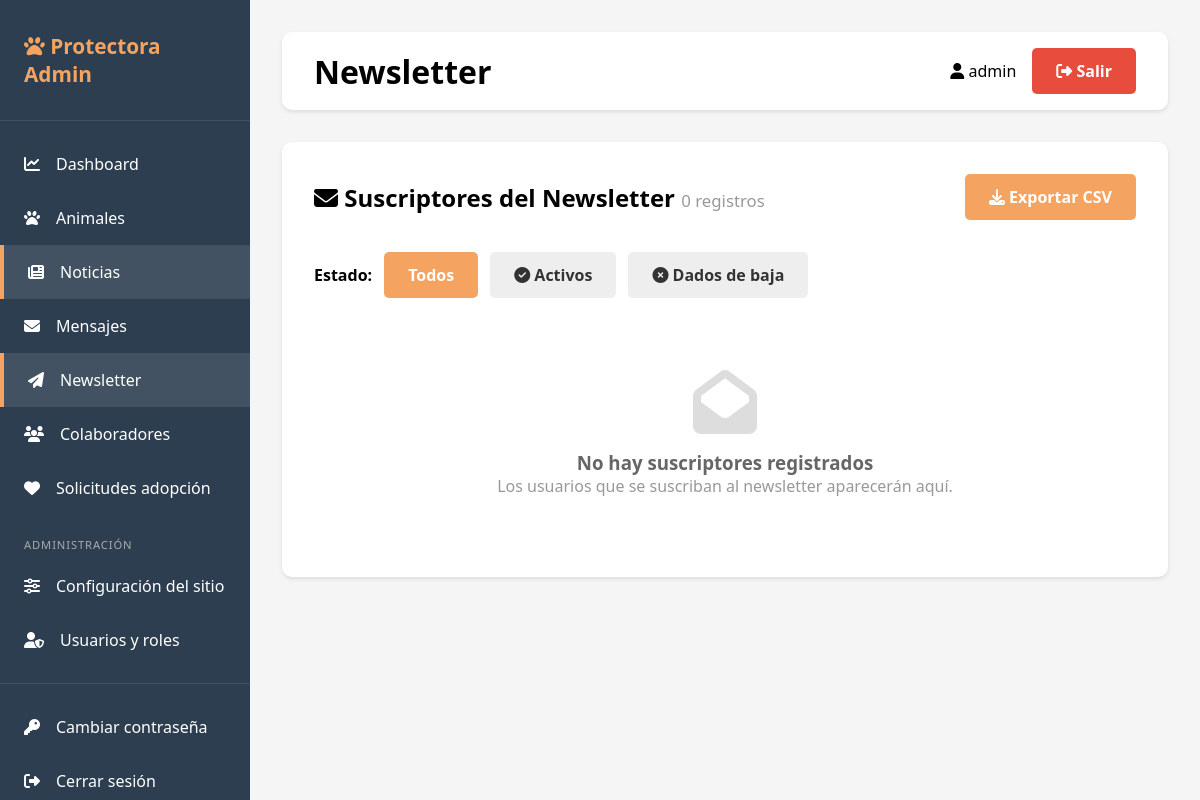
The app's page /admin/newsletter (signed in), older data.
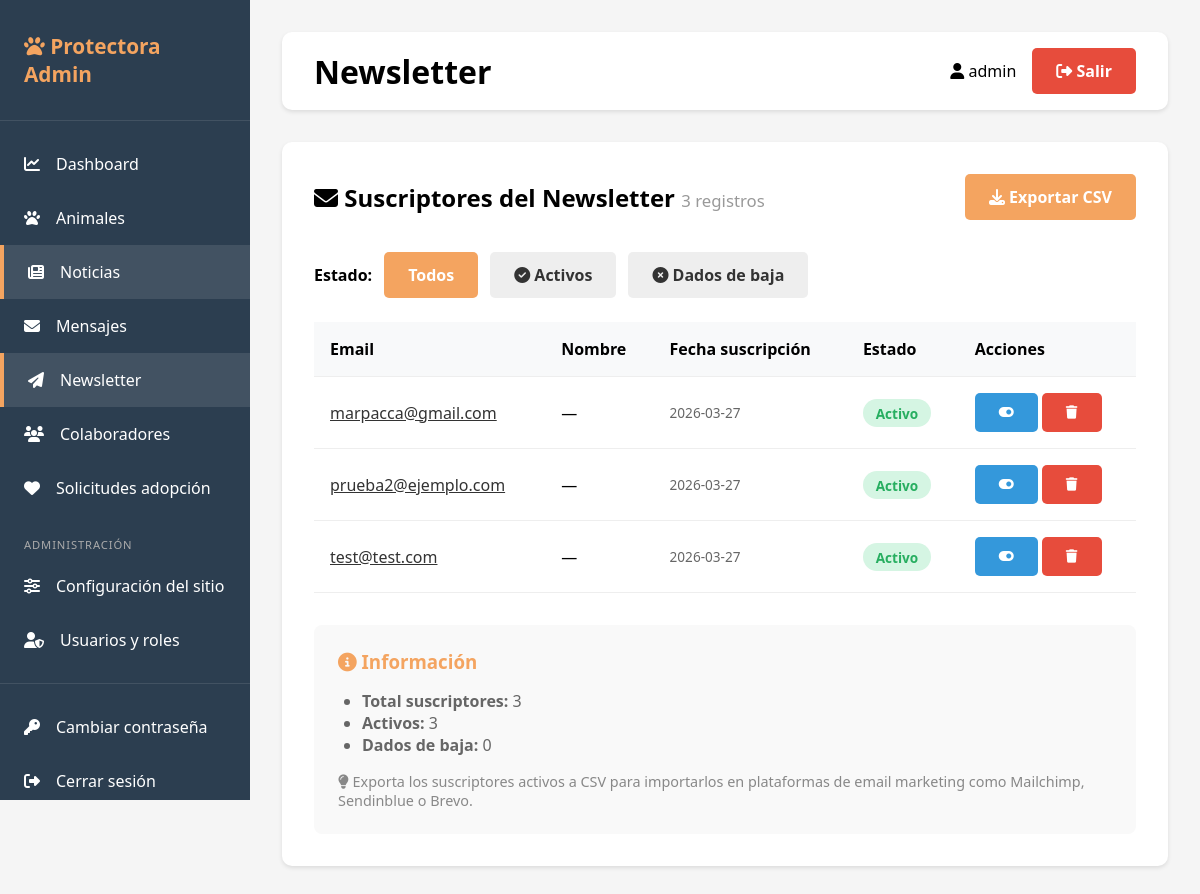
The same page, newer data.
### tables this page shows
CREATE TABLE newsletter_subscribers (
                id INTEGER PRIMARY KEY AUTOINCREMENT,
                email TEXT NOT NULL UNIQUE,
                name TEXT,
                subscribed_at TIMESTAMP DEFAULT CURRENT_TIMESTAMP,
                is_active BOOLEAN DEFAULT 1,
                unsubscribe_token TEXT
            );

### app.py (the view)
@app.route('/admin/newsletter')
@login_required
def list_newsletter_subscribers():
    db = get_db()
    active_filter = request.args.get('active')
    query = 'SELECT * FROM newsletter_subscribers'
    params = []
    if active_filter == '1':
        query += ' WHERE is_active = ' + ('TRUE' if USE_POSTGRES else '1')
    elif active_filter == '0':
        query += ' WHERE is_active = ' + ('FALSE' if USE_POSTGRES else '0')
    query += ' ORDER BY subscribed_at DESC'
    subscribers = db.execute(query, params).fetchall()
    return render_template('newsletter.html', subscribers=subscribers, active_filter=active_filter)

### app.py (called while the page is built)
def generate_csrf_token():
    if '_csrf_token' not in session:
        session['_csrf_token'] = secrets.token_hex(32)
    return session['_csrf_token']

def get_db():
    if USE_POSTGRES:
        conn = psycopg2.connect(DATABASE_URL)
        conn.cursor_factory = psycopg2.extras.RealDictCursor
        return DatabaseWrapper(conn, is_postgres=True)
    else:
        conn = sqlite3.connect(DATABASE)
        conn.row_factory = sqlite3.Row
        return DatabaseWrapper(conn, is_postgres=False)

def login_required(f):
    @wraps(f)
    def decorated_function(*args, **kwargs):
        if 'user_id' not in session:
            return redirect(url_for('login'))
        return f(*args, **kwargs)
    return decorated_function

    def execute(self, query, params=None):
        if self._is_postgres and '?' in query:
            query = query.replace('?', '%s')
        cursor = self._conn.cursor()
        if params:
            cursor.execute(query, params)
        else:
            cursor.execute(query)
        return cursor

### templates/newsletter.html (shortened to what the changed rows need)
{% extends "base.html" %}
{% block page_title %}Newsletter{% endblock %}
{% block content %}
<div style="display: flex; justify-content: space-between; align-items: center; margin-bottom: 2rem;">
    <h2><i class="fas fa-envelope"></i> Suscriptores del Newsletter
        <small style="font-size:0.7em; color:#999; font-weight:normal;">{{ subscribers|length }} registros</small>
    </h2>
</div>
{% if subscribers %}
<table class="table">
    <thead>
        <tr>
            <th>Email</th>
            <th>Nombre</th>
            <th>Fecha suscripción</th>
            <th>Estado</th>
            <th>Acciones</th>
        </tr>
    </thead>
    <tbody>
        {% for s in subscribers %}
        <tr style="{% if not s.is_active %}background:#fff5f5; opacity:0.7;{% endif %}">
            <td>
                <a href="mailto:{{ s.email }}" style="color:#333;">{{ s.email }}</a>
            </td>
            <td>{{ s.name or '—' }}</td>
            <td style="white-space:nowrap; font-size:0.85rem; color:#666;">
                {{ s.subscribed_at[:10] }}
            </td>
            <td>
                {% if s.is_active %}
                <span class="badge badge-success">Activo</span>
                {% else %}
                <span class="badge badge-danger">Dado de baja</span>
                {% endif %}
            </td>
            <td style="white-space:nowrap;">
                <form method="POST" action="{{ url_for('toggle_newsletter_subscriber', subscriber_id=s.id) }}" style="display:inline;">
                    <button type="submit" class="btn btn-sm"
                            style="background:#3498db; color:white;"
                            title="{{ 'Desactivar' if s.is_active else 'Reactivar' }}">
                        <i class="fas fa-{{ 'toggle-on' if s.is_active else 'toggle-off' }}"></i>
                    </button>
                </form>
                <form method="POST" action="{{ url_for('delete_newsletter_subscriber', subscriber_id=s.id) }}" style="display:inline;"
                      onsubmit="return confirm('¿Eliminar este suscriptor permanentemente?');">
                    <button type="submit" class="btn btn-danger btn-sm" title="Eliminar">
                        <i class="fas fa-trash"></i>
                    </button>
                </form>
            </td>
        </tr>
        {% endfor %}
    </tbody>
</table>
<div style="background:#f9f9f9; border-radius:8px; padding:1.5rem; margin-top:2rem;">
    <h3 style="margin:0 0 1rem; color:#F4A460;"><i class="fas fa-info-circle"></i> Información</h3>
    <ul style="margin:0; padding-left:1.5rem; color:#666;">
        <li><strong>Total suscriptores:</strong> {{ subscribers|length }}</li>
        <li><strong>Activos:</strong> {{ subscribers|selectattr('is_active')|list|length }}</li>
        <li><strong>Dados de baja:</strong> {{ subscribers|rejectattr('is_active')|list|length }}</li>
    </ul>
    <p style="margin:1rem 0 0; font-size:0.9rem; color:#888;">
        <i class="fas fa-lightbulb"></i>
        Exporta los suscriptores activos a CSV para importarlos en plataformas de email marketing como Mailchimp, Sendinblue o Brevo.
    </p>
</div>
{% else %}
<div style="text-align:center; padding:3rem;">
    <i class="fas fa-envelope-open" style="font-size:4rem; color:#ddd; margin-bottom:1rem;"></i>
    <h3 style="color:#666;">No hay suscriptores registrados</h3>
    <p style="color:#999;">Los usuarios que se suscriban al newsletter aparecerán aquí.</p>
</div>
{% endif %}
{% endblock %}

Row changes from the older to the newer data that the page shows:
added newsletter_subscribers: email "marpacca@gmail.com", name "—", subscribed_at "2026-03-27", is_active "Activo"
added newsletter_subscribers: email "prueba2@ejemplo.com", name "—", subscribed_at "2026-03-27", is_active "Activo"
added newsletter_subscribers: email "test@test.com", name "—", subscribed_at "2026-03-27", is_active "Activo"
Text that changed along with them:
{{ subscribers|length }}: "0" → "3"
{{ subscribers|length }}: (not shown) → "3"
{{ subscribers|selectattr('is_active')|list|length }}: (not shown) → "3"
{{ subscribers|rejectattr('is_active')|list|length }}: (not shown) → "0"
text no longer shown: "No hay suscriptores registrados Los usuarios que se suscriban al newsletter aparecerán aquí."
text now shown: "Email Nombre Fecha suscripción Estado Acciones Información Total suscriptores: Activos: Dados de baja: Exporta los suscriptores activos a CSV para importarlos en plataformas de email marketing como Mailchimp, Sendinblue o Brevo."
